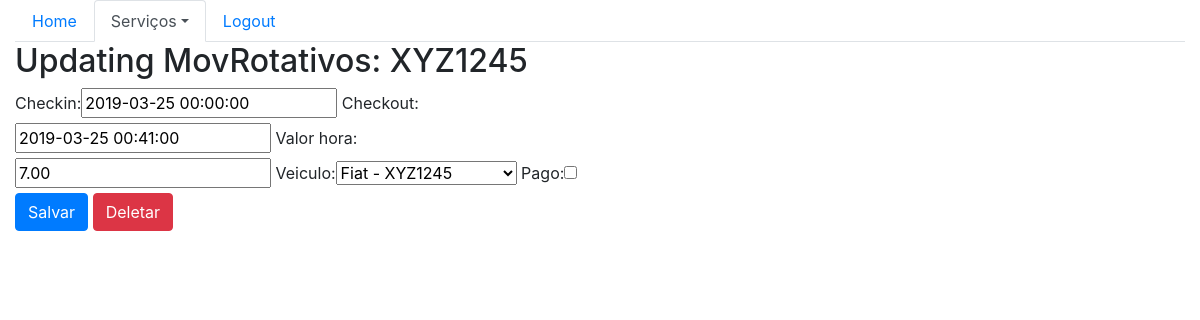
Page /sistema/movrotativos_update/2/ (signed in) on the committed database.
### core/models.py (models this page shows, shortened)
class MovRotativo(models.Model):
    checkin = models.DateTimeField(auto_now=False)
    checkout = models.DateTimeField(auto_now=False, null=True, blank=True)
    valor_hora = models.DecimalField(max_digits=5, decimal_places=2)
    veiculo = models.ForeignKey(Veiculo, on_delete=models.CASCADE)
    pago = models.BooleanField(default=False)
    def __str__(self):
        return self.veiculo.placa

class Veiculo(models.Model):
    marca = models.ForeignKey(Marca, on_delete=models.CASCADE)
    placa = models.CharField(max_length=7)
    proprietario = models.ForeignKey(Pessoa, on_delete=models.CASCADE)
    cor = models.CharField(max_length=15)
    observacoes = models.TextField()
    def __str__(self):
        return self.marca.nome + ' - ' + self.placa

### core/views.py (the view)
# urls.py: path('movrotativos_update/<int:id>/', movrotativos_update, name='core_movrotativos_update'),
@login_required(login_url="home")
def movrotativos_update(request, id):
    data = {}
    movrotativos = MovRotativo.objects.get(id=id)
    form = MovRotativoForm(request.POST or None, instance=movrotativos)
    data['movrotativos'] = movrotativos
    data['form'] = form
    if request.method == 'POST':
        if form.is_valid():
            form.save()
            return redirect('core_lista_movrotativos')
    else:
        return render(request, 'core/update_movrotativo.html', data)

### core/forms.py
class MovRotativoForm(ModelForm):
    class Meta:
        model = MovRotativo
        fields = '__all__'

### core/templates/core/update_movrotativo.html (shortened to what this page needs)
{% extends 'base.html' %}
{% load bootstrap %}
{% block menu %}
    <ul class="nav nav-tabs">
    <li class="nav-item">
        <a class="nav-link" href="{% url 'home' %}">Home</a>
    </li>
    <li class="nav-item dropdown">
        <a class="nav-link active dropdown-toggle" data-toggle="dropdown" href="#" role="button" aria-haspopup="true" aria-expanded="false">Serviços</a>
    </li>
    <li class="nav-item">
        <a class="nav-link" href="">Logout</a>
    </li>
    </ul>
{% endblock %}
{% block  main %}
    <div class="row">
        <div class="col-12">
            <h2>Updating MovRotativos: {{ movrotativos }}</h2>
        </div>
    </div>
    <div class="row">
        <div class="col-sm-6">
            <form action="{% url 'core_movrotativos_update' movrotativos.id %}" method="POST">
                {{ form|bootstrap }}
                <button type="submit" class="btn btn-primary">Salvar</button>
                <a href="{% url 'core_movrotativos_delete' movrotativos.id %}" class="btn btn-danger">Deletar</a>
            </form>
        </div>
    </div>
{% endblock %}

### rows in the picture
MovRotativo: veiculo.placa "XYZ1245", checkin "2019-03-25 00:00:00", checkout "2019-03-25 00:41:00", valor_hora "7.00", veiculo "Fiat - XYZ1245"
